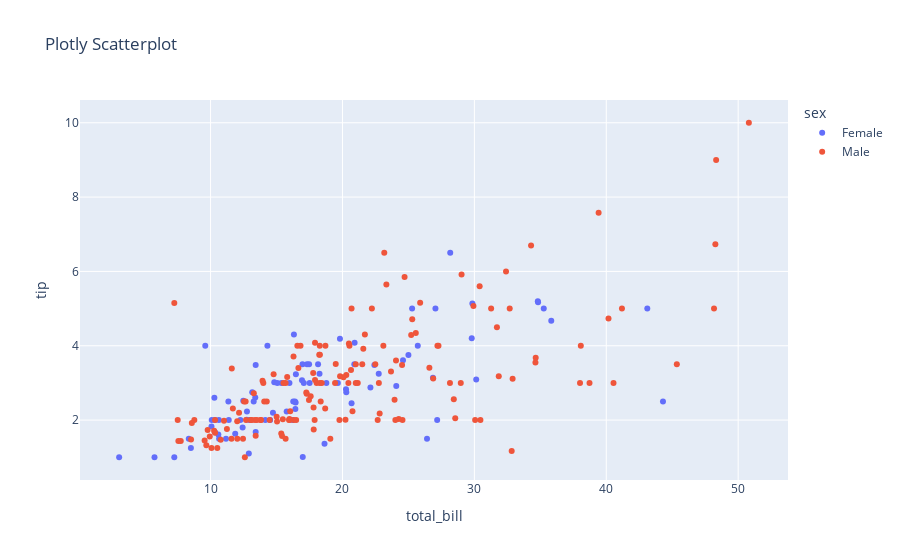

Source (notebook cell):
### Code cell
import plotly.express as px

tips = px.data.tips()
fig = px.scatter(tips, x="total_bill", y="tip", color="sex", title="Plotly Scatterplot")
fig.show()

### Figure 1 — Plotly figure (JSON) as saved in the notebook; plotly's stock layout.template omitted (floating-point values rounded to 4 significant figures; data arrays with more than 128 entries replaced by an {"elided": "..."} marker saying what was removed)
{"data": [{"hovertemplate": "sex=Female<br>total_bill=%{x}<br>tip=%{y}<extra></extra>", "legendgroup": "Female", "marker": {"color": "#636efa", "symbol": "circle"}, "mode": "markers", "name": "Female", "orientation": "v", "showlegend": true, "type": "scatter", "x": [16.99, 24.59, 35.26, 14.83, 10.33, 16.97, 20.29, 15.77, 19.65, 15.06, 20.69, 16.93, 10.29, 34.81, 26.41, 16.45, 3.07, 17.07, 26.86, 25.28, 14.73, 10.07, 34.83, 5.75, 16.32, 22.75, 11.35, 15.38, 44.3, 22.42, 20.92, 14.31, 7.25, 25.71, 17.31, 10.65, 12.43, 24.08, 13.42, 12.48, 29.8, 14.52, 11.38, 20.27, 11.17, 12.26, 18.26, 8.51, 10.33, 14.15, 13.16, 17.47, 27.05, 16.43, 8.35, 18.64, 11.87, 29.85, 25.0, 13.39, 16.21, 17.51, 10.59, 10.63, 9.6, 20.9, 18.15, 19.81, 43.11, 13.0, 12.74, 13.0, 16.4, 16.47, 12.76, 13.27, 28.17, 12.9, 30.14, 13.42, 15.98, 16.27, 10.09, 22.12, 35.83, 27.18, 18.78], "xaxis": "x", "y": [1.01, 3.61, 5.0, 3.02, 1.67, 3.5, 2.75, 2.23, 3.0, 3.0, 2.45, 3.07, 2.6, 5.2, 1.5, 2.47, 1.0, 3.0, 3.14, 5.0, 2.2, 1.83, 5.17, 1.0, 4.3, 3.25, 2.5, 3.0, 2.5, 3.48, 4.08, 4.0, 1.0, 4.0, 3.5, 1.5, 1.8, 2.92, 1.68, 2.52, 4.2, 2.0, 2.0, 2.83, 1.5, 2.0, 3.25, 1.25, 2.0, 2.0, 2.75, 3.5, 5.0, 2.3, 1.5, 1.36, 1.63, 5.14, 3.75, 2.61, 2.0, 3.0, 1.61, 2.0, 4.0, 3.5, 3.5, 4.19, 5.0, 2.0, 2.01, 2.0, 2.5, 3.23, 2.23, 2.5, 6.5, 1.1, 3.09, 3.48, 3.0, 2.5, 2.0, 2.88, 4.67, 2.0, 3.0], "yaxis": "y"}, {"hovertemplate": "sex=Male<br>total_bill=%{x}<br>tip=%{y}<extra></extra>", "legendgroup": "Male", "marker": {"color": "#EF553B", "symbol": "circle"}, "mode": "markers", "name": "Male", "orientation": "v", "showlegend": true, "type": "scatter", "x": {"elided": "157 float values"}, "xaxis": "x", "y": {"elided": "157 float values"}, "yaxis": "y"}], "layout": {"legend": {"title": {"text": "sex"}, "tracegroupgap": 0}, "title": {"text": "Plotly Scatterplot"}, "xaxis": {"anchor": "y", "domain": [0, 1], "title": {"text": "total_bill"}}, "yaxis": {"anchor": "x", "domain": [0, 1], "title": {"text": "tip"}}}}
